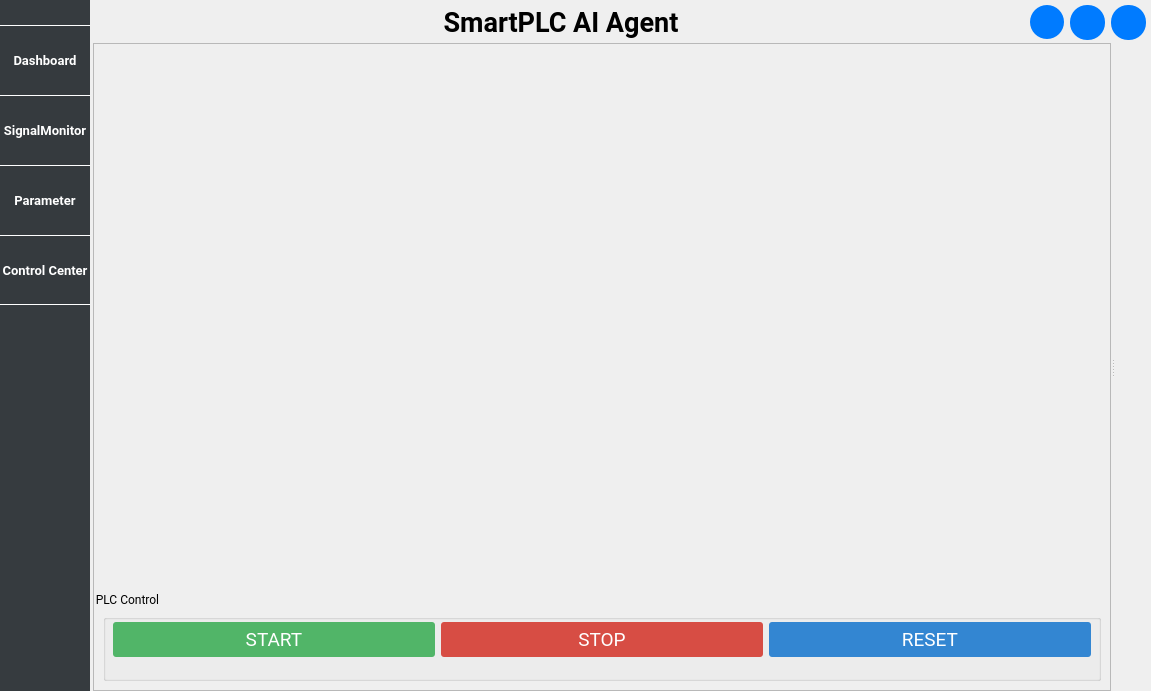
<?xml version="1.0" encoding="UTF-8"?>
<ui version="4.0">
 <class>MainWindow</class>
 <widget class="QMainWindow" name="MainWindow">
  <property name="geometry">
   <rect>
    <x>0</x>
    <y>0</y>
    <width>1151</width>
    <height>691</height>
   </rect>
  </property>
  <property name="font">
   <font>
    <family>Roboto</family>
   </font>
  </property>
  <property name="windowTitle">
   <string>MainWindow</string>
  </property>
  <property name="styleSheet">
   <string notr="true"/>
  </property>
  <widget class="QWidget" name="centralwidget">
   <layout class="QGridLayout" name="gridLayout_2">
    <property name="leftMargin">
     <number>0</number>
    </property>
    <property name="topMargin">
     <number>0</number>
    </property>
    <property name="rightMargin">
     <number>0</number>
    </property>
    <property name="bottomMargin">
     <number>0</number>
    </property>
    <property name="spacing">
     <number>3</number>
    </property>
    <item row="1" column="2" rowspan="5" colspan="5">
     <widget class="QSplitter" name="splitter">
      <property name="styleSheet">
       <string notr="true"/>
      </property>
      <property name="frameShadow">
       <enum>QFrame::Plain</enum>
      </property>
      <property name="orientation">
       <enum>Qt::Horizontal</enum>
      </property>
      <property name="handleWidth">
       <number>3</number>
      </property>
      <widget class="QWidget" name="leftWidget" native="true">
       <property name="sizePolicy">
        <sizepolicy hsizetype="Expanding" vsizetype="Preferred">
         <horstretch>0</horstretch>
         <verstretch>0</verstretch>
        </sizepolicy>
       </property>
       <layout class="QGridLayout" name="leftLayout_4">
        <property name="leftMargin">
         <number>0</number>
        </property>
        <property name="topMargin">
         <number>0</number>
        </property>
        <property name="rightMargin">
         <number>0</number>
        </property>
        <property name="bottomMargin">
         <number>0</number>
        </property>
        <property name="spacing">
         <number>0</number>
        </property>
        <item row="0" column="0">
         <widget class="QScrollArea" name="scrollArea">
          <property name="widgetResizable">
           <bool>true</bool>
          </property>
          <widget class="QWidget" name="scrollAreaWidgetContents">
           <property name="geometry">
            <rect>
             <x>0</x>
             <y>0</y>
             <width>1016</width>
             <height>646</height>
            </rect>
           </property>
           <layout class="QGridLayout" name="gridLayout">
            <property name="leftMargin">
             <number>0</number>
            </property>
            <property name="topMargin">
             <number>0</number>
            </property>
            <property name="rightMargin">
             <number>0</number>
            </property>
            <property name="bottomMargin">
             <number>0</number>
            </property>
            <property name="spacing">
             <number>0</number>
            </property>
            <item row="0" column="0">
             <widget class="QStackedWidget" name="stackedWidgetHome">
              <property name="currentIndex">
               <number>3</number>
              </property>
              <widget class="QWidget" name="DashboardPage">
               <property name="sizePolicy">
                <sizepolicy hsizetype="Expanding" vsizetype="Preferred">
                 <horstretch>0</horstretch>
                 <verstretch>0</verstretch>
                </sizepolicy>
               </property>
               <layout class="QGridLayout" name="glDashboard">
                <property name="leftMargin">
                 <number>0</number>
                </property>
                <property name="topMargin">
                 <number>0</number>
                </property>
                <property name="rightMargin">
                 <number>0</number>
                </property>
                <property name="bottomMargin">
                 <number>0</number>
                </property>
                <property name="horizontalSpacing">
                 <number>0</number>
                </property>
                <property name="verticalSpacing">
                 <number>5</number>
                </property>
               </layout>
              </widget>
              <widget class="QWidget" name="SignalMonitorPage">
               <property name="sizePolicy">
                <sizepolicy hsizetype="Expanding" vsizetype="Preferred">
                 <horstretch>0</horstretch>
                 <verstretch>0</verstretch>
                </sizepolicy>
               </property>
               <layout class="QGridLayout" name="glSignalMonitor">
                <property name="leftMargin">
                 <number>0</number>
                </property>
                <property name="topMargin">
                 <number>0</number>
                </property>
                <property name="rightMargin">
                 <number>0</number>
                </property>
                <property name="bottomMargin">
                 <number>0</number>
                </property>
                <property name="spacing">
                 <number>0</number>
                </property>
               </layout>
              </widget>
              <widget class="QWidget" name="ParameterPage">
               <property name="sizePolicy">
                <sizepolicy hsizetype="Expanding" vsizetype="Preferred">
                 <horstretch>0</horstretch>
                 <verstretch>0</verstretch>
                </sizepolicy>
               </property>
               <layout class="QGridLayout" name="glParameter">
                <property name="leftMargin">
                 <number>0</number>
                </property>
                <property name="topMargin">
                 <number>0</number>
                </property>
                <property name="rightMargin">
                 <number>0</number>
                </property>
                <property name="bottomMargin">
                 <number>0</number>
                </property>
                <property name="spacing">
                 <number>0</number>
                </property>
               </layout>
              </widget>
              <widget class="QWidget" name="PLCControlCenterPage">
               <layout class="QGridLayout" name="gridLayout_3">
                <property name="leftMargin">
                 <number>0</number>
                </property>
                <property name="topMargin">
                 <number>0</number>
                </property>
                <property name="rightMargin">
                 <number>0</number>
                </property>
                <property name="bottomMargin">
                 <number>0</number>
                </property>
                <property name="spacing">
                 <number>5</number>
                </property>
                <item row="1" column="0">
                 <widget class="QGroupBox" name="gbPLC">
                  <property name="minimumSize">
                   <size>
                    <width>0</width>
                    <height>100</height>
                   </size>
                  </property>
                  <property name="maximumSize">
                   <size>
                    <width>16777215</width>
                    <height>100</height>
                   </size>
                  </property>
                  <property name="font">
                   <font>
                    <family>Roboto</family>
                   </font>
                  </property>
                  <property name="styleSheet">
                   <string notr="true">margin:9px;</string>
                  </property>
                  <property name="title">
                   <string>PLC Control</string>
                  </property>
                  <layout class="QHBoxLayout" name="horizontalLayout_2">
                   <item>
                    <widget class="QToolButton" name="btnStartPLC">
                     <property name="sizePolicy">
                      <sizepolicy hsizetype="Expanding" vsizetype="Fixed">
                       <horstretch>0</horstretch>
                       <verstretch>0</verstretch>
                      </sizepolicy>
                     </property>
                     <property name="minimumSize">
                      <size>
                       <width>0</width>
                       <height>35</height>
                      </size>
                     </property>
                     <property name="maximumSize">
                      <size>
                       <width>16777215</width>
                       <height>16777215</height>
                      </size>
                     </property>
                     <property name="font">
                      <font>
                       <family>Roboto</family>
                       <pointsize>14</pointsize>
                       <weight>50</weight>
                       <bold>false</bold>
                      </font>
                     </property>
                     <property name="styleSheet">
                      <string notr="true">QToolButton {
    background-color: rgb(81, 181, 104);
    color: #FFFFFF;
    border: none;
    border-radius: 3px;
	margin:0px;
}

QToolButton:hover {
    background-color: rgb(84, 191, 108);
}

QToolButton:pressed {
    background-color: rgb(70, 158, 87);
}</string>
                     </property>
                     <property name="text">
                      <string>START</string>
                     </property>
                     <property name="autoRaise">
                      <bool>true</bool>
                     </property>
                    </widget>
                   </item>
                   <item>
                    <widget class="QToolButton" name="btnStopPLC">
                     <property name="sizePolicy">
                      <sizepolicy hsizetype="Expanding" vsizetype="Fixed">
                       <horstretch>0</horstretch>
                       <verstretch>0</verstretch>
                      </sizepolicy>
                     </property>
                     <property name="minimumSize">
                      <size>
                       <width>75</width>
                       <height>35</height>
                      </size>
                     </property>
                     <property name="maximumSize">
                      <size>
                       <width>16777215</width>
                       <height>16777215</height>
                      </size>
                     </property>
                     <property name="font">
                      <font>
                       <family>Roboto</family>
                       <pointsize>14</pointsize>
                      </font>
                     </property>
                     <property name="styleSheet">
                      <string notr="true">QToolButton {
    background-color: rgb(215, 77, 68);
    color: #FFFFFF;
    border: none;
    border-radius: 3px;
	margin:0px;
}

QToolButton:hover {
    background-color:rgb(229, 83, 73);
}

QToolButton:pressed {
    background-color:rgb(193, 70, 61);
}</string>
                     </property>
                     <property name="text">
                      <string>STOP</string>
                     </property>
                     <property name="autoRaise">
                      <bool>true</bool>
                     </property>
                    </widget>
                   </item>
                   <item>
                    <widget class="QToolButton" name="btnResetPLC">
                     <property name="sizePolicy">
                      <sizepolicy hsizetype="Expanding" vsizetype="Fixed">
                       <horstretch>0</horstretch>
                       <verstretch>0</verstretch>
                      </sizepolicy>
                     </property>
                     <property name="minimumSize">
                      <size>
                       <width>75</width>
                       <height>35</height>
                      </size>
                     </property>
                     <property name="maximumSize">
                      <size>
                       <width>16777215</width>
                       <height>16777215</height>
                      </size>
                     </property>
                     <property name="font">
                      <font>
                       <family>Roboto</family>
                       <pointsize>14</pointsize>
                      </font>
                     </property>
                     <property name="styleSheet">
                      <string notr="true">QToolButton {
    background-color: rgb(51, 134, 210);
    color: #FFFFFF;
    border: none;
    border-radius: 3px;
	margin:0px;
}

QToolButton:hover {
    background-color:rgb(54, 144, 227);
}

QToolButton:pressed {
    background-color:rgb(46, 122, 189);
}</string>
                     </property>
                     <property name="text">
                      <string>RESET</string>
                     </property>
                     <property name="autoRaise">
                      <bool>true</bool>
                     </property>
                    </widget>
                   </item>
                  </layout>
                 </widget>
                </item>
                <item row="0" column="0">
                 <spacer name="verticalSpacer">
                  <property name="orientation">
                   <enum>Qt::Vertical</enum>
                  </property>
                  <property name="sizeHint" stdset="0">
                   <size>
                    <width>20</width>
                    <height>0</height>
                   </size>
                  </property>
                 </spacer>
                </item>
               </layout>
              </widget>
             </widget>
            </item>
           </layout>
          </widget>
         </widget>
        </item>
       </layout>
      </widget>
      <widget class="QWidget" name="AIChatWidget" native="true">
       <property name="sizePolicy">
        <sizepolicy hsizetype="Expanding" vsizetype="Preferred">
         <horstretch>0</horstretch>
         <verstretch>0</verstretch>
        </sizepolicy>
       </property>
       <property name="minimumSize">
        <size>
         <width>0</width>
         <height>0</height>
        </size>
       </property>
       <property name="maximumSize">
        <size>
         <width>16777215</width>
         <height>16777215</height>
        </size>
       </property>
       <property name="baseSize">
        <size>
         <width>0</width>
         <height>0</height>
        </size>
       </property>
       <layout class="QGridLayout" name="glAIChat">
        <property name="leftMargin">
         <number>5</number>
        </property>
        <property name="topMargin">
         <number>5</number>
        </property>
        <property name="rightMargin">
         <number>5</number>
        </property>
        <property name="bottomMargin">
         <number>5</number>
        </property>
        <property name="spacing">
         <number>5</number>
        </property>
       </layout>
      </widget>
     </widget>
    </item>
    <item row="0" column="2" colspan="5">
     <widget class="QWidget" name="widget" native="true">
      <property name="sizePolicy">
       <sizepolicy hsizetype="Preferred" vsizetype="Fixed">
        <horstretch>0</horstretch>
        <verstretch>0</verstretch>
       </sizepolicy>
      </property>
      <property name="maximumSize">
       <size>
        <width>16777215</width>
        <height>40</height>
       </size>
      </property>
      <layout class="QHBoxLayout" name="horizontalLayout">
       <property name="leftMargin">
        <number>5</number>
       </property>
       <property name="topMargin">
        <number>5</number>
       </property>
       <property name="rightMargin">
        <number>5</number>
       </property>
       <property name="bottomMargin">
        <number>0</number>
       </property>
       <item>
        <widget class="QLabel" name="label">
         <property name="font">
          <font>
           <family>Roboto</family>
           <pointsize>20</pointsize>
           <weight>75</weight>
           <bold>true</bold>
          </font>
         </property>
         <property name="text">
          <string>&lt;html&gt;&lt;head/&gt;&lt;body&gt;&lt;p align=&quot;center&quot;&gt;SmartPLC AI Agent&lt;/p&gt;&lt;/body&gt;&lt;/html&gt;</string>
         </property>
        </widget>
       </item>
       <item>
        <widget class="QToolButton" name="btnAIChat">
         <property name="minimumSize">
          <size>
           <width>34</width>
           <height>34</height>
          </size>
         </property>
         <property name="maximumSize">
          <size>
           <width>34</width>
           <height>34</height>
          </size>
         </property>
         <property name="styleSheet">
          <string notr="true">QToolButton {
    background-color: #007BFF;
    color: #FFFFFF;
    border: none;
    border-radius: 17px;
	image: url(:/icons/icons/aiChat.png);
	padding:4px;
}

QToolButton:hover {
    background-color: #0056B3;
}

QToolButton:pressed {
    background-color: #004085;
}

QToolButton:disabled {
    background-color: #DCE0E8;
    color: #6C757D;
}</string>
         </property>
         <property name="text">
          <string/>
         </property>
         <property name="iconSize">
          <size>
           <width>30</width>
           <height>30</height>
          </size>
         </property>
         <property name="toolButtonStyle">
          <enum>Qt::ToolButtonTextUnderIcon</enum>
         </property>
        </widget>
       </item>
       <item>
        <widget class="QToolButton" name="btnTheme">
         <property name="minimumSize">
          <size>
           <width>35</width>
           <height>35</height>
          </size>
         </property>
         <property name="maximumSize">
          <size>
           <width>35</width>
           <height>35</height>
          </size>
         </property>
         <property name="styleSheet">
          <string notr="true">QToolButton {
    background-color: #007BFF;
    color: #FFFFFF;
    border: none;
    border-radius: 17px;
	image: url(:/icons/icons/night-mode.png);
	padding:4px;
}

QToolButton:hover {
    background-color: #0056B3;
}

QToolButton:pressed {
    background-color: #004085;
}

QToolButton:disabled {
    background-color: #DCE0E8;
    color: #6C757D;
}
QToolButton:checked {

	image: url(:/icons/icons/light.png);
}</string>
         </property>
         <property name="text">
          <string/>
         </property>
         <property name="checkable">
          <bool>true</bool>
         </property>
        </widget>
       </item>
       <item>
        <widget class="QToolButton" name="btnHelp">
         <property name="minimumSize">
          <size>
           <width>35</width>
           <height>35</height>
          </size>
         </property>
         <property name="maximumSize">
          <size>
           <width>35</width>
           <height>35</height>
          </size>
         </property>
         <property name="styleSheet">
          <string notr="true">QToolButton {
    background-color: #007BFF;
    color: #FFFFFF;
    border: none;
    border-radius: 17px;
	image: url(:/icons/icons/question.png);
	padding:4px;
}

QToolButton:hover {
    background-color: #0056B3;
}

QToolButton:pressed {
    background-color: #004085;
}

QToolButton:disabled {
    background-color: #DCE0E8;
    color: #6C757D;
}</string>
         </property>
         <property name="text">
          <string/>
         </property>
        </widget>
       </item>
      </layout>
     </widget>
    </item>
    <item row="0" column="0" rowspan="6">
     <widget class="QWidget" name="NaviWidget" native="true">
      <property name="minimumSize">
       <size>
        <width>90</width>
        <height>0</height>
       </size>
      </property>
      <property name="maximumSize">
       <size>
        <width>90</width>
        <height>16777215</height>
       </size>
      </property>
      <property name="styleSheet">
       <string notr="true">QWidget{background-color: rgb(54, 59, 63);}
QToolButton {
    background-color: rgb(53, 58, 62);
    color: #FFFFFF;
    border-radius: 0px;
}

QToolButton:hover {
    background-color: rgb(90, 98, 102);
}

QToolButton:pressed {
    background-color: rgb(75, 80, 84);
}
QToolButton:checked {
    background-color: rgb(75, 80, 84);
}
</string>
      </property>
      <layout class="QVBoxLayout" name="verticalLayout">
       <property name="spacing">
        <number>0</number>
       </property>
       <property name="leftMargin">
        <number>0</number>
       </property>
       <property name="topMargin">
        <number>0</number>
       </property>
       <property name="rightMargin">
        <number>0</number>
       </property>
       <property name="bottomMargin">
        <number>0</number>
       </property>
       <item>
        <spacer name="verticalSpacer_3">
         <property name="orientation">
          <enum>Qt::Vertical</enum>
         </property>
         <property name="sizeType">
          <enum>QSizePolicy::Fixed</enum>
         </property>
         <property name="sizeHint" stdset="0">
          <size>
           <width>20</width>
           <height>25</height>
          </size>
         </property>
        </spacer>
       </item>
       <item>
        <widget class="QToolButton" name="btnDashboard">
         <property name="sizePolicy">
          <sizepolicy hsizetype="Expanding" vsizetype="Fixed">
           <horstretch>0</horstretch>
           <verstretch>0</verstretch>
          </sizepolicy>
         </property>
         <property name="minimumSize">
          <size>
           <width>70</width>
           <height>70</height>
          </size>
         </property>
         <property name="maximumSize">
          <size>
           <width>16777215</width>
           <height>70</height>
          </size>
         </property>
         <property name="font">
          <font>
           <family>Roboto</family>
           <pointsize>10</pointsize>
           <weight>75</weight>
           <bold>true</bold>
          </font>
         </property>
         <property name="styleSheet">
          <string notr="true">border-top: 1px solid rgb(255, 255, 255);
</string>
         </property>
         <property name="text">
          <string>Dashboard</string>
         </property>
         <property name="icon">
          <iconset resource="../resources.qrc">
           <normaloff>:/icons/icons/speed.png</normaloff>:/icons/icons/speed.png</iconset>
         </property>
         <property name="iconSize">
          <size>
           <width>40</width>
           <height>40</height>
          </size>
         </property>
         <property name="checkable">
          <bool>true</bool>
         </property>
         <property name="popupMode">
          <enum>QToolButton::DelayedPopup</enum>
         </property>
         <property name="toolButtonStyle">
          <enum>Qt::ToolButtonTextUnderIcon</enum>
         </property>
         <property name="autoRaise">
          <bool>true</bool>
         </property>
        </widget>
       </item>
       <item>
        <widget class="QToolButton" name="btnSignalMonitor">
         <property name="sizePolicy">
          <sizepolicy hsizetype="Expanding" vsizetype="Fixed">
           <horstretch>0</horstretch>
           <verstretch>0</verstretch>
          </sizepolicy>
         </property>
         <property name="minimumSize">
          <size>
           <width>70</width>
           <height>70</height>
          </size>
         </property>
         <property name="maximumSize">
          <size>
           <width>16777215</width>
           <height>70</height>
          </size>
         </property>
         <property name="font">
          <font>
           <family>Roboto</family>
           <pointsize>10</pointsize>
           <weight>75</weight>
           <bold>true</bold>
          </font>
         </property>
         <property name="styleSheet">
          <string notr="true">border-top: 1px solid rgb(255, 255, 255);
</string>
         </property>
         <property name="text">
          <string>SignalMonitor</string>
         </property>
         <property name="icon">
          <iconset resource="../resources.qrc">
           <normaloff>:/icons/icons/internet(1).png</normaloff>:/icons/icons/internet(1).png</iconset>
         </property>
         <property name="iconSize">
          <size>
           <width>40</width>
           <height>40</height>
          </size>
         </property>
         <property name="checkable">
          <bool>true</bool>
         </property>
         <property name="popupMode">
          <enum>QToolButton::DelayedPopup</enum>
         </property>
         <property name="toolButtonStyle">
          <enum>Qt::ToolButtonTextUnderIcon</enum>
         </property>
         <property name="autoRaise">
          <bool>true</bool>
         </property>
        </widget>
       </item>
       <item>
        <widget class="QToolButton" name="btnParameter">
         <property name="sizePolicy">
          <sizepolicy hsizetype="Expanding" vsizetype="Fixed">
           <horstretch>0</horstretch>
           <verstretch>0</verstretch>
          </sizepolicy>
         </property>
         <property name="minimumSize">
          <size>
           <width>70</width>
           <height>70</height>
          </size>
         </property>
         <property name="maximumSize">
          <size>
           <width>16777215</width>
           <height>70</height>
          </size>
         </property>
         <property name="font">
          <font>
           <family>Roboto</family>
           <pointsize>10</pointsize>
           <weight>75</weight>
           <bold>true</bold>
          </font>
         </property>
         <property name="styleSheet">
          <string notr="true">border-top: 1px solid rgb(255, 255, 255);
</string>
         </property>
         <property name="text">
          <string>Parameter</string>
         </property>
         <property name="icon">
          <iconset resource="../resources.qrc">
           <normaloff>:/icons/icons/equalizer.png</normaloff>:/icons/icons/equalizer.png</iconset>
         </property>
         <property name="iconSize">
          <size>
           <width>40</width>
           <height>40</height>
          </size>
         </property>
         <property name="checkable">
          <bool>true</bool>
         </property>
         <property name="popupMode">
          <enum>QToolButton::DelayedPopup</enum>
         </property>
         <property name="toolButtonStyle">
          <enum>Qt::ToolButtonTextUnderIcon</enum>
         </property>
         <property name="autoRaise">
          <bool>true</bool>
         </property>
        </widget>
       </item>
       <item>
        <widget class="QToolButton" name="btnPLCControlCenter">
         <property name="sizePolicy">
          <sizepolicy hsizetype="Expanding" vsizetype="Fixed">
           <horstretch>0</horstretch>
           <verstretch>0</verstretch>
          </sizepolicy>
         </property>
         <property name="minimumSize">
          <size>
           <width>70</width>
           <height>70</height>
          </size>
         </property>
         <property name="maximumSize">
          <size>
           <width>16777215</width>
           <height>70</height>
          </size>
         </property>
         <property name="font">
          <font>
           <family>Roboto</family>
           <pointsize>10</pointsize>
           <weight>75</weight>
           <bold>true</bold>
          </font>
         </property>
         <property name="styleSheet">
          <string notr="true">border-top: 1px solid rgb(255, 255, 255);
border-bottom: 1px solid rgb(255, 255, 255);</string>
         </property>
         <property name="text">
          <string>Control Center</string>
         </property>
         <property name="icon">
          <iconset resource="../resources.qrc">
           <normaloff>:/icons/icons/PLCC.png</normaloff>:/icons/icons/PLCC.png</iconset>
         </property>
         <property name="iconSize">
          <size>
           <width>50</width>
           <height>50</height>
          </size>
         </property>
         <property name="toolButtonStyle">
          <enum>Qt::ToolButtonTextUnderIcon</enum>
         </property>
        </widget>
       </item>
       <item>
        <spacer name="verticalSpacer_2">
         <property name="orientation">
          <enum>Qt::Vertical</enum>
         </property>
         <property name="sizeType">
          <enum>QSizePolicy::Expanding</enum>
         </property>
         <property name="sizeHint" stdset="0">
          <size>
           <width>20</width>
           <height>180</height>
          </size>
         </property>
        </spacer>
       </item>
      </layout>
     </widget>
    </item>
   </layout>
  </widget>
 </widget>
 <resources>
  <include location="../resources.qrc"/>
 </resources>
 <connections/>
</ui>
